Frame 1 (no input): blank canvas, image omitted
Frame 60 (the mouse pressed at the canvas centre just before this capture): blank canvas, image omitted
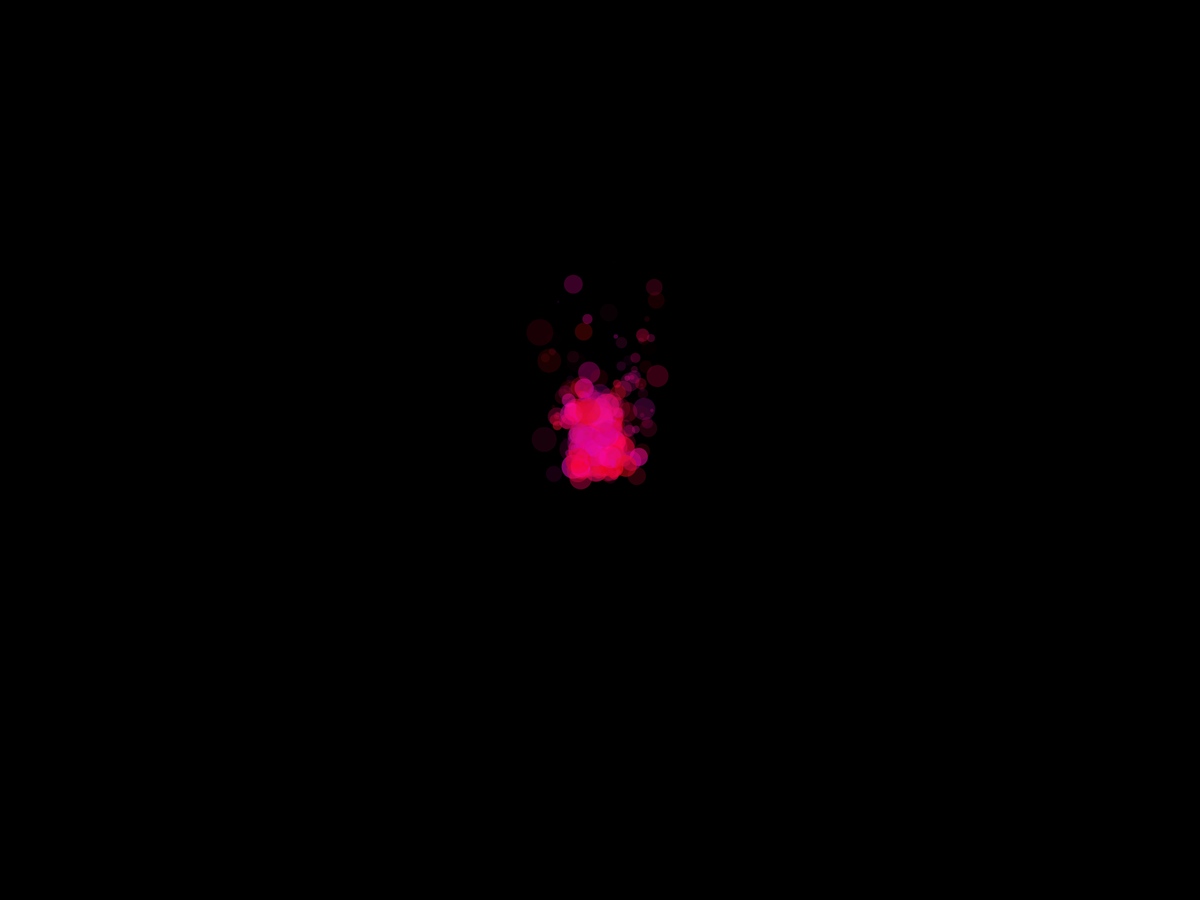
Frame 120 (the mouse held since frame 60 and released just before this capture)

The Processing sketch whose frames 1 and 60 were blank and that drew this single picture after the mouse press (run headless with seeded random() and noise(); from frame 60 on, the mouse is pressed at the canvas centre):

// Processing sketch: spork
// ── spork.pde
ArrayList <Fire> fire = new ArrayList<Fire>();
PVector up ; 
boolean isdown = false ; 
void setup() { 
  //size( 640, 360 ) ;
  fullScreen() ; 
  //frameRate(60) ; 
  up = new PVector( 0, -0.2) ; 
  noStroke() ;
} 

void draw() { 
  background(0) ; 
  for ( int i = fire.size() - 1; i >= 0; i-- ) {
    Fire f = fire.get(i) ;
    f.addspark() ;
    f.stuff() ;
    if ( f.l <= 0 && f.sparks.size() <= 0) fire.remove(i) ;
  }
  if ( mousePressed ) isdown = true ; 
  else isdown = false ; 
  if ( isdown ) fire.add( new Fire(mouseX, mouseY ) ) ;
} 

// ── Fire.pde
class Fire { 
  ArrayList <Spark> sparks ; 
  PVector loc ; 
  float l , dl ; 
  Fire( float x, float y ) { 
    sparks = new ArrayList <Spark>() ; 
    loc = new PVector( x, y ) ;
    l = random(10) ; 
    dl = random(0.3 , 1) ; 
  } 
  void addspark() { 
    for( int i = 0 ; i < int(l) ; i++ ) sparks.add( new Spark( loc.x , loc.y ) ) ;
  }
  void stuff() { 
    l -= dl ; 
    for ( int i = sparks.size() - 1; i >= 0; i--) {
      Spark s = sparks.get(i) ; 
      s.vel.add(up) ;
      s.update() ; 
      s.show() ;
      if ( s.t <= 0 || s.size <= 0) sparks.remove(i) ;
    }
  }
}

// ── Spark.pde
class Spark { 
  PVector loc, vel ;
  float size, t, ds, dt; 
  color c ; 
  Spark(float x, float y) { 
    loc = new PVector( x, y ) ; 
    vel = new PVector( random(-3, 3), random(-4, 4) ) ;
    size = random(10 , 40 ) ;
    c = color( random(200, 255), random(15), random(200) ) ;
    t = random(100, 255) ;
    ds = random(0.1, 0.8) ; 
    dt = random(5, 15) ;
  } 
  void update() { 
    loc.add(vel) ;
    t -= dt ; 
    size -= ds ;
  }
  void show() {  
    fill(c, t) ; 
    ellipse( loc.x, loc.y, size, size ) ;
  }
}
